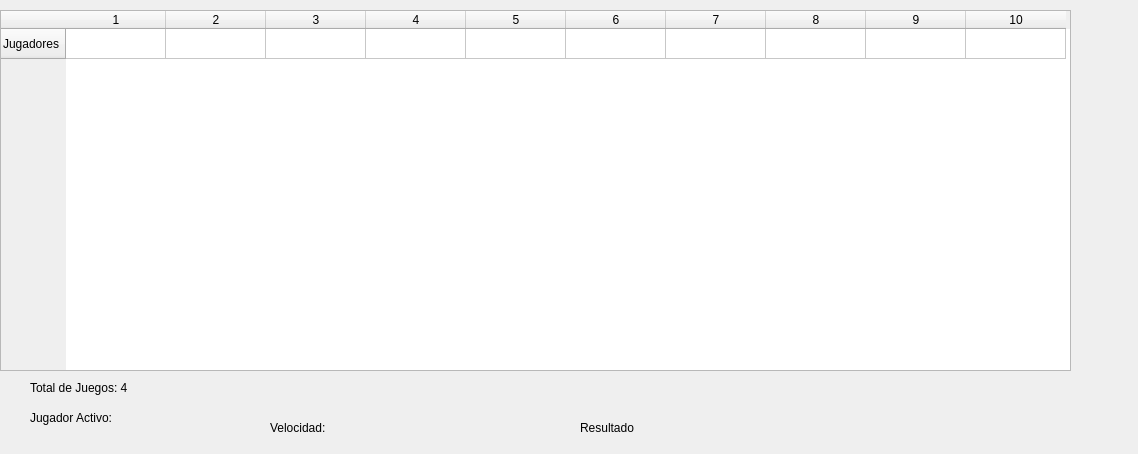
<?xml version="1.0" encoding="UTF-8"?>
<ui version="4.0">
 <class>Dialog</class>
 <widget class="QDialog" name="Dialog">
  <property name="geometry">
   <rect>
    <x>0</x>
    <y>0</y>
    <width>1138</width>
    <height>454</height>
   </rect>
  </property>
  <property name="windowTitle">
   <string>Dialog</string>
  </property>
  <widget class="QTableWidget" name="tableWidget">
   <property name="geometry">
    <rect>
     <x>0</x>
     <y>10</y>
     <width>1071</width>
     <height>361</height>
    </rect>
   </property>
   <row>
    <property name="text">
     <string>Jugadores</string>
    </property>
   </row>
   <column>
    <property name="text">
     <string>1</string>
    </property>
   </column>
   <column>
    <property name="text">
     <string>2</string>
    </property>
   </column>
   <column>
    <property name="text">
     <string>3</string>
    </property>
   </column>
   <column>
    <property name="text">
     <string>4</string>
    </property>
   </column>
   <column>
    <property name="text">
     <string>5</string>
    </property>
   </column>
   <column>
    <property name="text">
     <string>6</string>
    </property>
   </column>
   <column>
    <property name="text">
     <string>7</string>
    </property>
   </column>
   <column>
    <property name="text">
     <string>8</string>
    </property>
   </column>
   <column>
    <property name="text">
     <string>9</string>
    </property>
   </column>
   <column>
    <property name="text">
     <string>10</string>
    </property>
   </column>
  </widget>
  <widget class="QLabel" name="label">
   <property name="geometry">
    <rect>
     <x>30</x>
     <y>380</y>
     <width>101</width>
     <height>16</height>
    </rect>
   </property>
   <property name="text">
    <string>Total de Juegos: 4</string>
   </property>
  </widget>
  <widget class="QLabel" name="label_2">
   <property name="geometry">
    <rect>
     <x>30</x>
     <y>410</y>
     <width>101</width>
     <height>16</height>
    </rect>
   </property>
   <property name="text">
    <string>Jugador Activo:</string>
   </property>
  </widget>
  <widget class="QLabel" name="label_3">
   <property name="geometry">
    <rect>
     <x>270</x>
     <y>420</y>
     <width>71</width>
     <height>16</height>
    </rect>
   </property>
   <property name="text">
    <string>Velocidad:</string>
   </property>
  </widget>
  <widget class="QLabel" name="label_4">
   <property name="geometry">
    <rect>
     <x>580</x>
     <y>420</y>
     <width>71</width>
     <height>16</height>
    </rect>
   </property>
   <property name="text">
    <string>Resultado</string>
   </property>
  </widget>
 </widget>
 <resources/>
 <connections/>
</ui>
